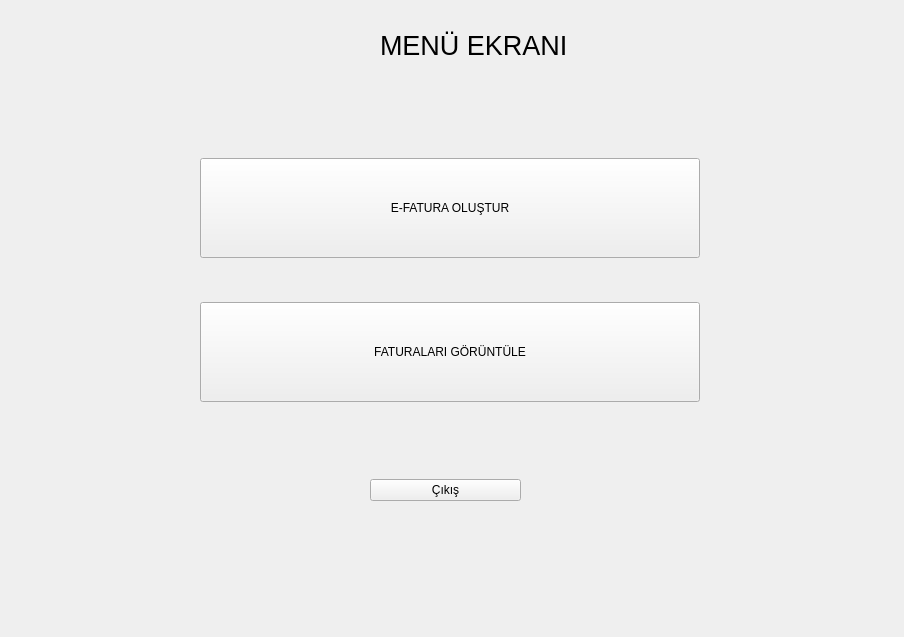
<?xml version="1.0" encoding="UTF-8"?>
<ui version="4.0">
 <class>Menu</class>
 <widget class="QWidget" name="Menu">
  <property name="geometry">
   <rect>
    <x>0</x>
    <y>0</y>
    <width>904</width>
    <height>637</height>
   </rect>
  </property>
  <property name="windowTitle">
   <string>Form</string>
  </property>
  <widget class="QLabel" name="label">
   <property name="geometry">
    <rect>
     <x>380</x>
     <y>30</y>
     <width>231</width>
     <height>31</height>
    </rect>
   </property>
   <property name="font">
    <font>
     <pointsize>20</pointsize>
    </font>
   </property>
   <property name="text">
    <string>MENÜ EKRANI</string>
   </property>
  </widget>
  <widget class="QWidget" name="horizontalLayoutWidget">
   <property name="geometry">
    <rect>
     <x>370</x>
     <y>450</y>
     <width>151</width>
     <height>81</height>
    </rect>
   </property>
   <layout class="QHBoxLayout" name="horizontalLayout">
    <item>
     <widget class="QPushButton" name="btn_cikis">
      <property name="text">
       <string>Çıkış</string>
      </property>
     </widget>
    </item>
   </layout>
  </widget>
  <widget class="QWidget" name="layoutWidget">
   <property name="geometry">
    <rect>
     <x>200</x>
     <y>120</y>
     <width>500</width>
     <height>321</height>
    </rect>
   </property>
   <layout class="QVBoxLayout" name="verticalLayout">
    <property name="spacing">
     <number>-1</number>
    </property>
    <item>
     <widget class="QPushButton" name="btn_faturaolustur">
      <property name="minimumSize">
       <size>
        <width>0</width>
        <height>100</height>
       </size>
      </property>
      <property name="text">
       <string>E-FATURA OLUŞTUR</string>
      </property>
     </widget>
    </item>
    <item>
     <widget class="QPushButton" name="btn_faturagoruntule">
      <property name="minimumSize">
       <size>
        <width>500</width>
        <height>100</height>
       </size>
      </property>
      <property name="text">
       <string>FATURALARI GÖRÜNTÜLE</string>
      </property>
     </widget>
    </item>
   </layout>
  </widget>
 </widget>
 <resources/>
 <connections/>
</ui>
